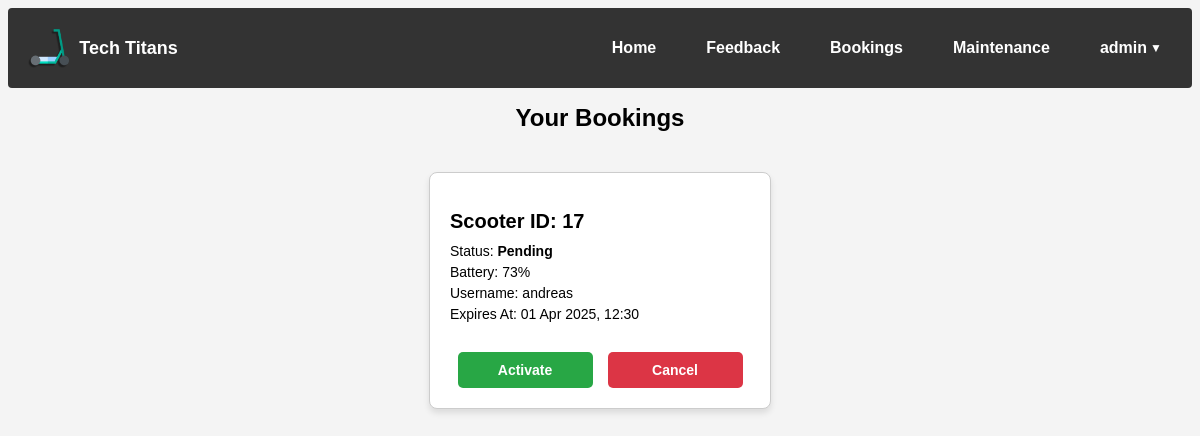
The app's page /bookings (signed in) with its own data.
### tables this page shows
CREATE TABLE bookings (
        id INTEGER PRIMARY KEY AUTOINCREMENT,
        user_id INTEGER NOT NULL,
        scooter_id INTEGER NOT NULL,
        status TEXT NOT NULL CHECK (status IN ('pending', 'active')),
        expires_at DATETIME NOT NULL,
        created_at DATETIME NOT NULL,
        activated_at DATETIME,
        FOREIGN KEY (user_id) REFERENCES users (id),
        FOREIGN KEY (scooter_id) REFERENCES scooters (id)
    );

CREATE TABLE scooters (
        id INTEGER PRIMARY KEY AUTOINCREMENT,
        lat REAL NOT NULL,
        lng REAL NOT NULL,
        battery INTEGER NOT NULL,
        isBooked BOOLEAN NOT NULL DEFAULT 0,
        needs_fixing BOOLEAN NOT NULL DEFAULT 0
    );

CREATE TABLE users (
        id INTEGER PRIMARY KEY AUTOINCREMENT,
        username TEXT UNIQUE NOT NULL,
        password TEXT NOT NULL,
        email TEXT NOT NULL,
        is_admin BOOLEAN NOT NULL DEFAULT 0
    );

### main.py (the view)
@app.get("/bookings")
def view_bookings(request: Request):
    session = get_session(request)
    if not session:
        return RedirectResponse("/login", status_code=303)
    conn = sqlite3.connect(DATABASE)
    cursor = conn.cursor()
    if session.get("is_admin"):
        cursor.execute("""
            SELECT b.id, b.scooter_id, b.status, b.expires_at, s.battery, u.username
            FROM bookings b
            JOIN scooters s ON b.scooter_id = s.id
            JOIN users u ON b.user_id = u.id
        """)
        bookings = [
            {
                "id": row[0],
                "scooter_id": row[1],
                "status": row[2],
                "expires_at": row[3],
                "battery": row[4],
                "username": row[5]
            }
            for row in cursor.fetchall()
        ]
    else:
        user_id = session["user_id"]
        cursor.execute("""
            SELECT b.id, b.scooter_id, b.status, b.expires_at, s.battery
            FROM bookings b
            JOIN scooters s ON b.scooter_id = s.id
            WHERE b.user_id = ?
        """, (user_id,))
        bookings = [
            {
                "id": row[0],
                "scooter_id": row[1],
                "status": row[2],
                "expires_at": row[3],
                "battery": row[4]
            }
            for row in cursor.fetchall()
        ]
    conn.close()
    error = request.cookies.get("bookings_error")
    response = templates.TemplateResponse("bookings.html", {
        "request": request,
        "bookings": bookings,
        "session": session,
        "error": error
    })
    response.delete_cookie("bookings_error")
    return response

### templates/bookings.html (shortened to what this page needs)
<!DOCTYPE html>
<html lang="en">
<head>
    <link rel="stylesheet" href="{{ url_for('static', path='/css/style.css') }}">
</head>
<body>
    <header>
        <nav>
            <div class="nav-left">
                <a href="/" class="nav-logo">
                    <img src="{{ url_for('static', path='/images/electric-scooter.png') }}" alt="Home" class="nav-logo-img">
                    <span class="nav-logo-text">Tech Titans</span>
                </a>
            </div>
            <div class="nav-right">
                <a href="/" class="nav-button">Home</a>
                <a href="/feedback" class="nav-button">Feedback</a>
                {% if session.is_admin %}
                <a href="/bookings" class="nav-button">Bookings</a>
                <a href="/admin/maintenance" class="nav-button">Maintenance</a>
                {% endif %}
                <div class="dropdown">
                    <button class="dropbtn">{{ session['username'] }}</button>
                </div>
            </div>
        </nav>
    </header>
    <main>
        <h1>Your Bookings</h1>
        <div class="bookings-container">
            {% for booking in bookings %}
            <div class="booking-card">
                <h2>Scooter ID: {{ booking.scooter_id }}</h2>
                <p>Status: <strong>{{ booking.status | capitalize }}</strong></p>
                <p>Battery: {{ booking.battery }}%</p>
                {% if session.is_admin %}
                <p>Username: {{ booking.username }}</p>
                {% endif %}
                {% if booking.status != 'active' %}
                <p>Expires At: {{ booking.expires_at | datetimeformat }}</p>
                {% endif %}
                <div class="booking-actions">
                    {% if booking.status == 'pending' %}
                    <form method="post" action="/activate-booking" class="inline-form">
                        <button type="submit" class="btn btn-green">Activate</button>
                    </form>
                    <form method="post" action="/delete-booking" class="inline-form">
                        <button type="submit" class="btn btn-red">Cancel</button>
                    </form>
                    {% elif booking.status == 'active' %}
                    <form method="post" action="/delete-booking" class="inline-form">
                        <input type="hidden" name="booking_id" value="{{ booking.id }}">
                        <button type="submit" class="btn btn-red">Stop</button>
                    </form>
                    {% endif %}
                </div>
            </div>
            {% endfor %}
        </div>
    </main>
</body>
</html>

### static/css/style.css (style rules this page uses)
body { font-family: Arial, sans-serif; text-align: center; background-color: #f4f4f4; }
header { background-color: #333; color: white; padding: 10px 10px; display: flex; justify-content: space-between; align-items: center; height: 80px; box-sizing: border-box; border-radius: 4px; }
nav { display: flex; justify-content: space-between; align-items: center; padding: 0; width: 100%; box-sizing: border-box; }
.nav-left { display: flex; align-items: center; }
.nav-right { display: flex; align-items: center; margin-left: auto; }
nav a { color: white; text-decoration: none; margin: 0 10px; }
h1 { font-size: 24px; }
form { margin: 20px auto; padding: 10px; border: 1px solid #ccc; background-color: #fff; width: 350px; text-align: left; display: flex; align-items: center; flex-direction: column; border-radius: 4px; }
form input, form textarea, form button { width: 90%; padding: 8px; margin-bottom: 10px; border: 1px solid #ccc; border-radius: 4px; }
form button { background-color: #333; color: white; border: none; cursor: pointer; }
.nav-button { padding: 0 15px; text-decoration: none; color: white; background-color: transparent; border-radius: 5px; margin-right: 10px; font-weight: bold; transition: background-color 0.3s ease; height: 40px; font-size: 16px; line-height: 40px; display: inline-block; text-align: center; }
.dropdown { display: inline-block; position: relative; }
.dropbtn { background-color: transparent; color: white; padding: 10px 15px; padding-right: 25px; border: none; border-radius: 5px; cursor: default; margin-right: 10px; margin-left: 10px; font-size: 16px; width: auto; height: 40px; line-height: 1; font-weight: bold; transition: background-color 0.3s ease, color 0.3s ease; position: relative; }
.dropbtn::after { content: "▼"; font-size: 12px; color: white; position: absolute; right: 10px; top: 50%; transform: translateY(-50%); pointer-events: none; transition: color 0.3s ease; }
.nav-logo { display: flex; align-items: center; margin-right: 10px; text-decoration: none; }
.nav-logo-img { height: 40px; width: auto; cursor: pointer; transition: transform 0.2s ease; }
.nav-logo-text { color: white; font-size: 18px; font-weight: bold; margin-left: 10px; text-decoration: none; display: inline-block; }
.bookings-container { display: flex; flex-wrap: wrap; justify-content: center; gap: 20px; margin-top: 20px; }
.booking-card { background-color: #fff; border: 1px solid #ccc; border-radius: 8px; box-shadow: 0 4px 6px rgba(0, 0, 0, 0.1); padding: 20px; width: 300px; text-align: left; margin: 20px auto; }
.booking-card h2 { font-size: 20px; margin-bottom: 10px; }
.booking-card p { margin: 5px 0; font-size: 14px; }
.booking-card .btn { display: block; margin-top: 15px; text-align: center; }
.booking-actions { display: flex; justify-content: space-between; margin-top: 15px; }
.btn { padding: 10px 15px; border: none; border-radius: 5px; font-size: 14px; cursor: pointer; font-weight: bold; text-align: center; transition: background-color 0.3s ease; display: inline-block; margin: 0 auto; text-decoration: none; }
.btn-green { background-color: #28a745; color: white; }
.btn-red { background-color: #dc3545; color: white; }
.inline-form { display: inline; margin: 0 auto; padding: 0; border: none; text-align: center; }

### records on screen
bookings: scooter_id "17", status "Pending", battery "73", username "andreas", expires_at "01 Apr 2025, 12:30"

### other values on screen
{{ session['username'] }} "admin"
